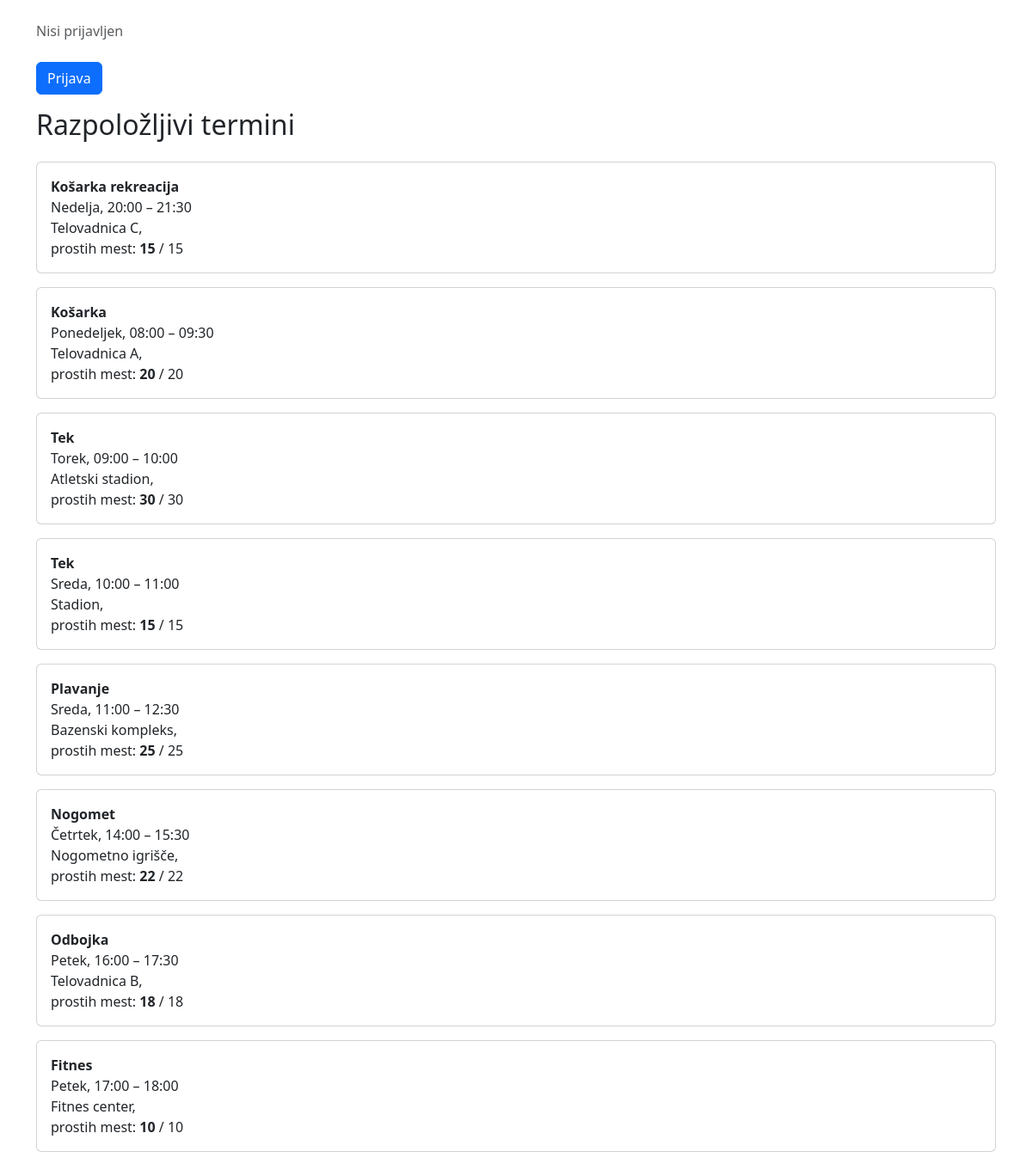
The page /index.php/seznam on the database its author committed.
### tables this page shows
CREATE TABLE termin (
    id INT AUTO_INCREMENT PRIMARY KEY,
    naslov VARCHAR(100) NOT NULL,
    zacetek TIME NOT NULL,
    konec TIME NOT NULL,
    dan TINYINT NOT NULL CHECK (dan BETWEEN 0 AND 6),  
    lokacija VARCHAR(100) NOT NULL,
    kapaciteta INT NOT NULL CHECK (kapaciteta > 0),
    seIzvaja BOOLEAN NOT NULL
);

### ViewHelper.php (called while the page is built, shortened)
<?php
class ViewHelper {
    public static function render($viewPath, $variables = []) {
        extract($variables);
        include($viewPath);
    }
}

### controller/TerminController.php (called while the page is built, shortened)
<?php
require_once("model/TerminDB.php");
class TerminController {
    public static function seznam() {
        $termini = TerminDB::getAll();
        ViewHelper::render("view/seznam.php", ["termini" => $termini]);
    }
}

### model/TerminDB.php (called while the page is built, shortened)
<?php
class TerminDB {
    public static function getAll() {
        $db = DBInit::getInstance();
        $stmt = $db->query("SELECT * FROM termin WHERE seIzvaja = TRUE  ORDER BY dan, zacetek");
        return $stmt->fetchAll();
    }
    public static function prostaMesta($termin_id) {
        $db = DBInit::getInstance();
        $stmt = $db->prepare("SELECT kapaciteta - (
            SELECT COUNT(*) FROM uporabnik WHERE termin_id = ?
        ) AS prosta_mesta FROM termin WHERE id = ?");
        $stmt->execute([$termin_id, $termin_id]);
        return $stmt->fetchColumn();
    }
}

### view/seznam.php (the view, shortened to what this page needs)
<?php
$dnevi = ["Nedelja", "Ponedeljek", "Torek", "Sreda", "Četrtek", "Petek", "Sobota"];
?>
<!DOCTYPE html>
<html lang="sl">
<head>
    <link href="https://cdn.jsdelivr.net/npm/bootstrap@5.3.3/dist/css/bootstrap.min.css" rel="stylesheet">
</head>
<body>
<div class="container py-4">
    <header class="mb-3">
        <p class="text-muted">Nisi prijavljen</p>
        <form action="<?= BASE_URL . "login" ?>" method="get" class="mt-4">
            <button type="submit" class="btn btn-primary">Prijava</button>
        </form>
    </header>
    <h2 class="mb-4">Razpoložljivi termini</h2>
    <?php foreach ($termini as $termin): ?>
        <div class="card mb-3">
            <div class="card-body">
                <p class="card-text">
                    <strong><?= htmlspecialchars($termin["naslov"]) ?></strong><br>
                    <?= htmlspecialchars($dnevi[$termin["dan"]]) ?>,
                    <?= date("H:i", strtotime($termin["zacetek"])) ?> – <?= date("H:i", strtotime($termin["konec"])) ?><br>
                    <?= htmlspecialchars($termin["lokacija"]) ?>,<br>
                    prostih mest: <strong><?= TerminDB::prostaMesta($termin["id"]) ?></strong> /
                    <?= htmlspecialchars($termin["kapaciteta"]) ?>
                </p>
            </div>
        </div>
    <?php endforeach; ?>
</div>
</body>
</html>

### index.php (shortened to what this page needs)
<?php
require_once("controller/TerminController.php");
require_once("ViewHelper.php");
$path = isset($_SERVER["PATH_INFO"]) ? trim($_SERVER["PATH_INFO"], "/") : "";
switch ($path) {
    case "seznam":
        TerminController::seznam();
        break;
}

### rows shown on the page
termin: naslov "Košarka rekreacija", dan "Nedelja", zacetek "20:00", konec "21:30", lokacija "Telovadnica C", id "15", kapaciteta "15"
termin: naslov "Košarka", dan "Ponedeljek", zacetek "08:00", konec "09:30", lokacija "Telovadnica A", id "20", kapaciteta "20"
termin: naslov "Tek", dan "Torek", zacetek "09:00", konec "10:00", lokacija "Atletski stadion", id "30", kapaciteta "30"
termin: naslov "Tek", dan "Sreda", zacetek "10:00", konec "11:00", lokacija "Stadion", id "15", kapaciteta "15"
termin: naslov "Plavanje", dan "Sreda", zacetek "11:00", konec "12:30", lokacija "Bazenski kompleks", id "25", kapaciteta "25"
termin: naslov "Nogomet", dan "Četrtek", zacetek "14:00", konec "15:30", lokacija "Nogometno igrišče", id "22", kapaciteta "22"
termin: naslov "Odbojka", dan "Petek", zacetek "16:00", konec "17:30", lokacija "Telovadnica B", id "18", kapaciteta "18"
termin: naslov "Fitnes", dan "Petek", zacetek "17:00", konec "18:00", lokacija "Fitnes center", id "10", kapaciteta "10"
